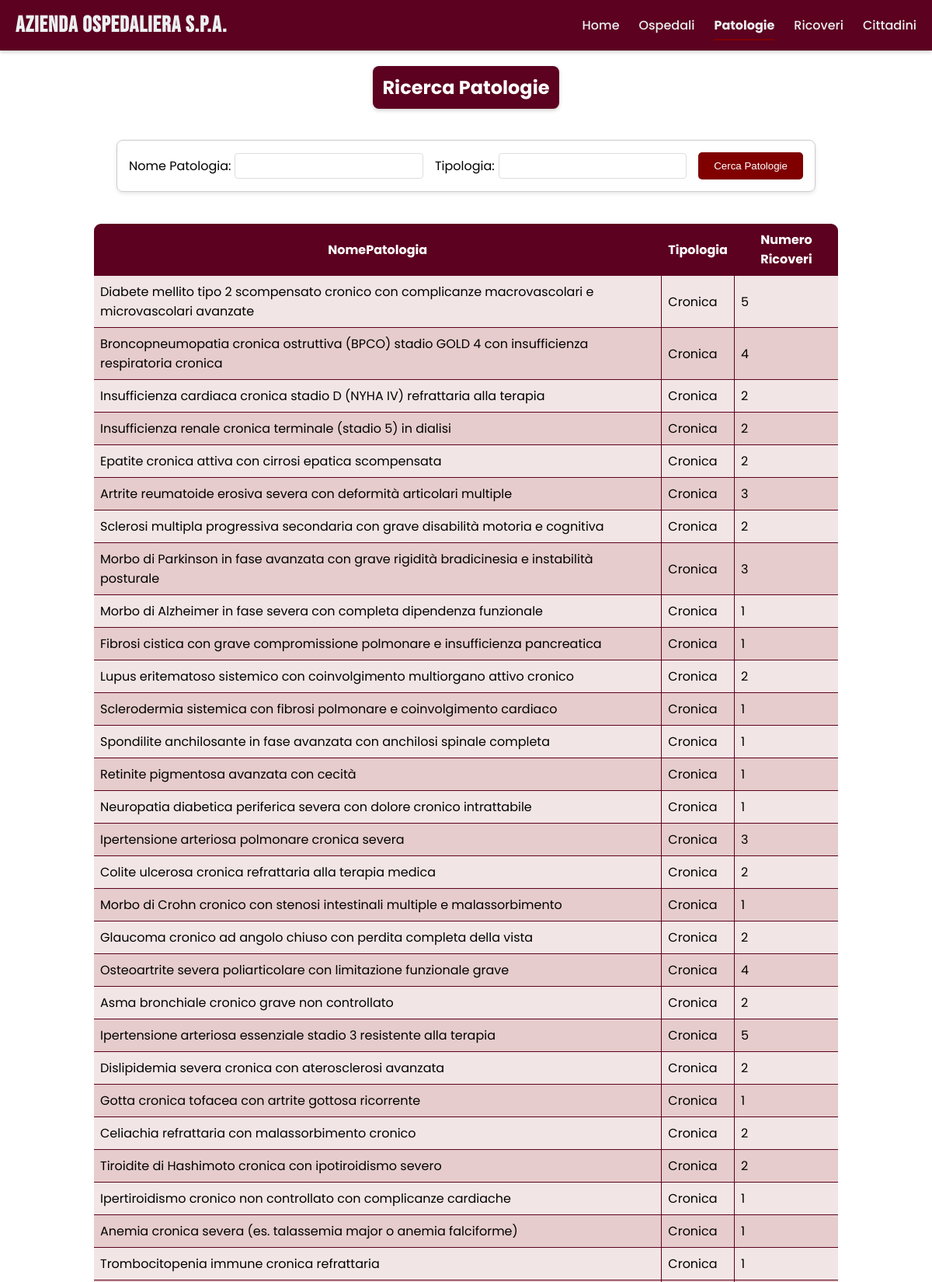
/app/patologie.php (upper part), run on the app's committed database.
### tables this page shows
CREATE TABLE `Patologie` (
  `IDPatologia` int NOT NULL,
  `NomePatologia` varchar(109) DEFAULT NULL,
  `Tipologia` varchar(7) DEFAULT NULL
);

### app/connect.php (called while the page is built, shortened)
<?php
	$error = false;
?>

### app/patologie.php (the view, shortened to what this page needs)
<!DOCTYPE html>
<html lang="it">
<head>
    <link rel="stylesheet" type="text/css" href="./css/style.css">
</head>
<body>
    <div class="formheader2"><h2>Ricerca Patologie</h2></div>
    <div class="forms-container">
        <form method="GET" action="">
            <div class="form-group"> <label for="NomePatologia">Nome Patologia:</label>
                <input type="text" name="NomePatologia" id="NomePatologia">
            </div>
            <div class="form-group"> <label for="Tipologia">Tipologia:</label>
                <input type="text" name="Tipologia" id="Tipologia">
            </div>
            <button type="submit">Cerca Patologie</button>
        </form>
    </div>
    <?php
    include 'connect.php';
    if (!isset($error) || !$error) {
        try {
            $conn = new PDO("mysql:host=$servername;dbname=$dbname", $username, $password);
            $conn->setAttribute(PDO::ATTR_ERRMODE, PDO::ERRMODE_EXCEPTION);
            $sql = "SELECT P.IDPatologia, P.NomePatologia, P.Tipologia, COUNT(RP.IDRicovero) AS NumeroRicoveri
                    FROM Patologie P
                    LEFT JOIN Ricovero_Patologie RP ON P.IDPatologia = RP.IDPatologia
                    WHERE 1=1";
            $params = [];
            $sql .= " GROUP BY P.IDPatologia";
            $stmt = $conn->prepare($sql);
            $stmt->execute($params);
            $patologie = $stmt->fetchAll(PDO::FETCH_ASSOC);
            if (count ($patologie) > 0) {
                echo "<table>";
                echo "<thead><tr>";
                foreach ($patologie[0] as $colonna => $valore) {
                    if ($colonna != "IDPatologia") {
                        if ($colonna == "NumeroRicoveri") {
                            echo "<th>Numero Ricoveri</th>";
                        } else {
                            echo "<th>" . htmlspecialchars($colonna) . "</th>";
                        }
                    }
                }
                echo "</tr></thead><tbody>";
                foreach ($patologie as $patologia) {
                    echo "<tr>";
                    foreach ($patologia as $colonna => $valore) {
                        if ($colonna != "IDPatologia") {
                            echo "<td>" . htmlspecialchars($valore) . "</td>";
                        }
                    }
                    echo "</tr>";
                }
                echo "</tbody></table>";
            } else {
                echo "<p class='noresult'>Nessuna patologia trovata con i criteri di ricerca specificati.</p>";
            }
        } catch(PDOException $e) {
            echo "Errore durante la ricerca: " . $e->getMessage();
        }
    }
    ?>
</body>
</html>

### app/css/style.css (style rules this page uses)
html { box-sizing: border-box; font-family: 'Poppins', Arial, Helvetica, sans-serif; }
*, *::before, *::after { box-sizing: inherit; margin: 0; padding: 0; }
body { position: relative; min-height: 100vh; }
table { width: 80%; margin: 20px auto; border-collapse: collapse; }
table, th, td { border: 1px solid black; padding: 8px; text-align: left; }
th { background-color: #f2f2f2; }
tr:nth-child(even) { background-color: #dddddd; }
.forms-container { display: flex; flex-wrap: wrap; justify-content: center; align-items: flex-start; gap: 20px; padding: 20px; width: 100%; }
form { max-width: 900px; width: 100%; padding: 15px; border: 1px solid #ccc; box-shadow: 0 2px 5px rgba(0, 0, 0, 0.1); border-radius: 8px; display: flex; flex-wrap: wrap; align-items: center; gap: 15px; justify-content: flex-start; }
.form-group { display: flex; flex-wrap: nowrap; align-items: center; gap: 5px; flex-grow: 1; min-width: 250px; }
form label { margin-bottom: 0; white-space: nowrap; flex-shrink: 0; }
form input[type="text"], form input[type="number"], form input[type="date"] { flex-grow: 1; padding: 8px; margin-bottom: 0; border: 1px solid #ddd; border-radius: 4px; min-width: 0; }
form button { padding: 10px 20px; background-color: #800000; color: white; border: none; cursor: pointer; border-radius: 5px; transition: background-color 0.3s ease; margin-top: 0; flex-shrink: 0; }
.navbar { background-color: #5c0120; padding: 10px 20px; box-shadow: 0 2px 5px rgba(0, 0, 0, 0.2); color: #ecf0f1; }
.navbar-container { max-width: 1200px; margin: 0 auto; display: flex; justify-content: space-between; align-items: center; }
.navbar-brand { color: #ecf0f1; text-decoration: none; font-size: 1.8em; font-weight: bold; padding: 5px 0; letter-spacing: 1px; font-family: "Bebas Neue", sans-serif; }
.navbar-menu { list-style: none; margin: 0; padding: 0; display: flex; flex-wrap: wrap; }
.navbar-item { margin-left: 25px; }
.navbar-link { color: #ecf0f1; text-decoration: none; padding: 8px 0; display: block; transition: color 0.3s ease, transform 0.2s ease; position: relative; font-weight: 500; }
.navbar-link::after { content: ""; position: absolute; width: 0; height: 2px; display: block; margin-top: 5px; right: 0; background: #800000; transition: width 0.3s ease; }
.navbar-link:hover::after, .navbar-link.active::after { width: 100%; left: 0; background: #800000; }
.navbar-link.active { color: #ecf0f1; font-weight: bold; }
table { width: 80%; margin: 20px auto; border-collapse: collapse; border-radius: 10px; overflow: hidden; border: 2px solid #5c0120; }
table, th, td { border: 1px solid #5c0120; padding: 8px; text-align: left; }
th { text-align: center; background-color: #5c0120; color: white; }
tr:nth-child(even) { background-color: rgba( 128, 0, 0, 0.2 ); }
tr:nth-child(odd) { background-color: rgba( 128, 0, 0, 0.1 ); }
.formheader2 { text-align: center; background-color: #5c0120; color: white; padding: 10px; margin: 20px auto; width: 20%; border-radius: 8px; box-shadow: 0 2px 5px rgba(0, 0, 0, 0.2); }

### data on the page
patologie: NomePatologia "Diabete mellito tipo 2 scompensato cronico con complicanze macrovascolari e microvascolari avanzate", Tipologia "Cronica", valore "5"
patologie: NomePatologia "Broncopneumopatia cronica ostruttiva (BPCO) stadio GOLD 4 con insufficienza respiratoria cronica", Tipologia "Cronica", valore "4"
patologie: NomePatologia "Insufficienza cardiaca cronica stadio D (NYHA IV) refrattaria alla terapia", Tipologia "Cronica", valore "2"
patologie: NomePatologia "Insufficienza renale cronica terminale (stadio 5) in dialisi", Tipologia "Cronica", valore "2"
patologie: NomePatologia "Epatite cronica attiva con cirrosi epatica scompensata", Tipologia "Cronica", valore "2"
patologie: NomePatologia "Artrite reumatoide erosiva severa con deformità articolari multiple", Tipologia "Cronica", valore "3"
patologie: NomePatologia "Sclerosi multipla progressiva secondaria con grave disabilità motoria e cognitiva", Tipologia "Cronica", valore "2"
patologie: NomePatologia "Morbo di Parkinson in fase avanzata con grave rigidità bradicinesia e instabilità posturale", Tipologia "Cronica", valore "3"
patologie: NomePatologia "Morbo di Alzheimer in fase severa con completa dipendenza funzionale", Tipologia "Cronica", valore "1"
patologie: NomePatologia "Fibrosi cistica con grave compromissione polmonare e insufficienza pancreatica", Tipologia "Cronica", valore "1"
patologie: NomePatologia "Lupus eritematoso sistemico con coinvolgimento multiorgano attivo cronico", Tipologia "Cronica", valore "2"
patologie: NomePatologia "Sclerodermia sistemica con fibrosi polmonare e coinvolgimento cardiaco", Tipologia "Cronica", valore "1"
patologie: NomePatologia "Spondilite anchilosante in fase avanzata con anchilosi spinale completa", Tipologia "Cronica", valore "1"
patologie: NomePatologia "Retinite pigmentosa avanzata con cecità", Tipologia "Cronica", valore "1"
patologie: NomePatologia "Neuropatia diabetica periferica severa con dolore cronico intrattabile", Tipologia "Cronica", valore "1"
patologie: NomePatologia "Ipertensione arteriosa polmonare cronica severa", Tipologia "Cronica", valore "3"
patologie: NomePatologia "Colite ulcerosa cronica refrattaria alla terapia medica", Tipologia "Cronica", valore "2"
patologie: NomePatologia "Morbo di Crohn cronico con stenosi intestinali multiple e malassorbimento", Tipologia "Cronica", valore "1"
patologie: NomePatologia "Glaucoma cronico ad angolo chiuso con perdita completa della vista", Tipologia "Cronica", valore "2"
patologie: NomePatologia "Osteoartrite severa poliarticolare con limitazione funzionale grave", Tipologia "Cronica", valore "4"
patologie: NomePatologia "Asma bronchiale cronico grave non controllato", Tipologia "Cronica", valore "2"
patologie: NomePatologia "Ipertensione arteriosa essenziale stadio 3 resistente alla terapia", Tipologia "Cronica", valore "5"
patologie: NomePatologia "Dislipidemia severa cronica con aterosclerosi avanzata", Tipologia "Cronica", valore "2"
patologie: NomePatologia "Gotta cronica tofacea con artrite gottosa ricorrente", Tipologia "Cronica", valore "1"
patologie: NomePatologia "Celiachia refrattaria con malassorbimento cronico", Tipologia "Cronica", valore "2"
patologie: NomePatologia "Tiroidite di Hashimoto cronica con ipotiroidismo severo", Tipologia "Cronica", valore "2"
patologie: NomePatologia "Ipertiroidismo cronico non controllato con complicanze cardiache", Tipologia "Cronica", valore "1"
patologie: NomePatologia "Anemia cronica severa (es. talassemia major o anemia falciforme)", Tipologia "Cronica", valore "1"
patologie: NomePatologia "Trombocitopenia immune cronica refrattaria", Tipologia "Cronica", valore "1"

### other printed values
$colonna "NomePatologia"
$colonna "Tipologia"
